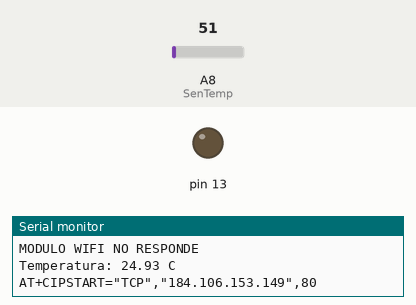
This sketch was run on a simulated Arduino Mega 2560, built with avr-gcc and run on an emulated ATmega2560. Parts: output pins drawn as LEDs (lit = HIGH), the last lines printed to the serial monitor. The test bench sets the inputs (shaded band); at power-on: A8 (SenTemp) = 51.

Above: at 10.0 s.
At 30.0 s:
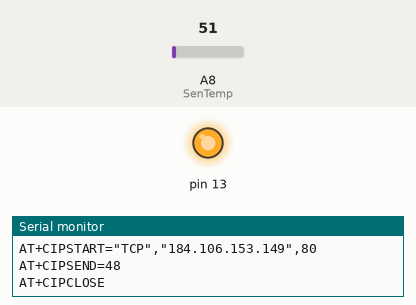
Timing chart, 0 to 83.0 s (numbered marks = the images above):
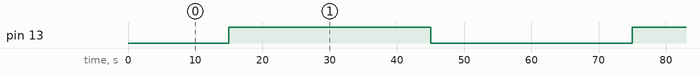

Measured:
- by itself, pin 13: alternates HIGH for 30.0 s and LOW for 30.0 s

The sketch:

humedadwifi.ino
```cpp
/*Sensor de Temperatura y Humedad DHT11<br>Instrucciones:
Recuerda descargar la libreria DHT para poder utilizar este sensor
Conectaremos el Sensor DHT11 a 5v y el pin de señal a la entrada digital 7
*/


#define SSID "Robotica" //Nombre de la Red Wifi a la que nos conectamos
#define PASS "P4t05155t34m" //Contraseña de la Red Wifi
#define IP "184.106.153.149" // thingspeak.com

//Sustituir [WRITE_API_KEY] por la obtenida en thingspeak.com sin []
String GET_TEMP = "GET /update?key=S05WWVIV8OUK4KFD&field1="; //Campo de temperatura
String GET_HUM = "GET /update?key=S05WWVIV8OUK4KFD&field2="; //Campo de humedad


////////////Variables del sensor de temperatura////////////////
const int SenTemp = A8;    //Pin del sensor de Temperatura
float LecTemp = 0;
float Temp = 0;
float TempC = 0;


void setup()
{

 pinMode(13,OUTPUT);

 //dht.begin(); //Se inicializa sensor DHT
 Serial.begin(115200); //Se inicializa el puerto Serial para comunicarse con el Modulo Wifi ESP8266
 Serial.setTimeout(3000); //Set el Timeout en 3 segundos para Serial.find()
 Serial.println("AT\r"); //PROBAR CON \n\r

 delay(2000);

 if(Serial.find("OK")){ //Verificar si Modulo Wifi responde
    if(!connectWiFi()){ //Conectarse a la red
       Serial.println("NO SE PUDO CONECTAR A RED WIFI");
    }
 } else {
    Serial.println("MODULO WIFI NO RESPONDE");
 }
}

void loop(){
   float h = millis(); // Lee la humedad
   float t = 0;        //Lee la temperatura

   Temperatura();
   Serial.print ("Temperatura: ");       //Se muestra la temperatura
   Serial.print (TempC);
   Serial.println (" C");
   t=TempC;


   char bufferTemp[8]; //Crear buffer temporal para convertir float a string
   String temperatura = dtostrf(t, 8, 3, bufferTemp); //Convertir de float a String 8 = longitud de String, 3 = numero de decimales. (e.g. 1234.567)
   updateTemp(temperatura); //Actualizar temperatura

   digitalWrite(13,HIGH);
   delay(20000); //Thingspeak nos pide un MINIMO de 15 segundos entre cada actualizacion
   //Si se hace mas pronto no se captura el Dato. Esperar 20 para estar seguros

   char bufferHum[8]; //Crear buffer temporal para convertir float a string
   String humedad = dtostrf(h, 8, 2, bufferHum); //Convertir de float a string 8 = longitud de String, 3 = numero de decimales. (e.g. 1234.567)
   updateHumedad(humedad); //Actualizar humedad
   digitalWrite(13,LOW);
   delay(20000); //Hacer una medicion cada 20 segundos
}

////////////Temperatura////////////////
void Temperatura(){
   LecTemp = analogRead(SenTemp);      //Se lee los valores del sensor de temperatura
   Temp = (LecTemp / 1023) * 5000;      //Se convierten los datos obtenidos a milivolts
   TempC = Temp / 10;                  //Se convierten los milivolts a grados centigrados
}


void updateTemp(String temp){
   //conectar al servidor
   String cmd = "AT+CIPSTART=\"TCP\",\""; //Crear el comando para comenzar una conexion TCP
   cmd += IP; //IP del sitio a conectarse (thingspeak.com)
   cmd += "\",80"; //Puerto (80)

   Serial.println(cmd); //Crear conexion
   delay(2000); //Darle 2 segundos para responder
   if(Serial.find("ERROR")){
      return; //No se pudo conectar
   }

   temp.trim(); //Remover espacios e.g. "____30.00" >> "30.00"

   cmd = GET_TEMP; //Crear datos a enviar
   cmd += temp; //Agregar la temperatura leida
   cmd += "\r\n"; //Agregar caracteres de newline y Carriage return

   Serial.print("AT+CIPSEND="); //Indicar cuantos datos se enviaran por TCP
   Serial.println(cmd.length()); //Tamaño de los datos a enviar por TCP
   delay(2000);
   if(Serial.find(">")){
      Serial.print(cmd); //Enviar datos
   }else{
      Serial.println("AT+CIPCLOSE"); //No se pudo ejecutar, cerrar conexion TCP
   }
}

void updateHumedad(String humedad){
   String cmd = "AT+CIPSTART=\"TCP\",\"";
   cmd += IP;
   cmd += "\",80";
   Serial.println(cmd);
   delay(2000);

   if(Serial.find("ERROR")){
      return;
   }

   humedad.trim();

   cmd = GET_HUM;
   cmd += humedad;
   cmd += "\r\n";
   Serial.print("AT+CIPSEND=");
   Serial.println(cmd.length());
   delay(2000);
   if(Serial.find(">")){
      Serial.print(cmd);
   }else{
      Serial.println("AT+CIPCLOSE");
   }
}

//Funcion para crear conexion Wifi. Regresa true si se conecta exitosamente, si no false.
boolean connectWiFi(){

   Serial.println("AT+CWMODE=3"); //Configurar Modulo Wifi ESP8266 en Modo 3 = Station + Access Point (Trasmitir y Recibir)
   delay(2000); //Darle tiempo para ejecutar comando
   String cmd="AT+CWJAP=\""; //
   cmd+=SSID;
   cmd+="\",\"";
   cmd+=PASS;
   cmd+="\"";
   //cmd = AT+CWJAP="SSID","PASS"
   Serial.println(cmd);
   delay(10000); //Darle 10 segundos para conectarse
   if(Serial.find("OK")){
      return true; //Conexión existosa
   }else{
      return false; //No se pudo conectar
   }
}
```
